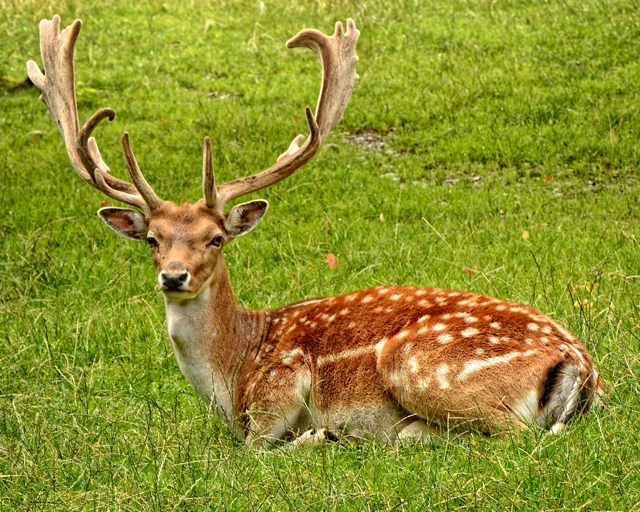
#> input picture u0-vorlesung-uebungen/example/reh.png, 640 x 512 px
$ python 06_compression.py
#> lines starting #> are read from the running program, lines starting #| are printed output that depends on the picture
import cv2
import os
import matplotlib.pyplot as plt
import numpy as np

QUALITY_STEPS = [5, 25, 50, 75, 95] # TODO: Anpassen
IMAGE_PATH = 'example/reh.png' # TODO: Anpassen

# Load .png image
img = cv2.imread(IMAGE_PATH)
#> img is the input picture: shape (512, 640, 3); mean B, G, R 44.2, 144.7, 142.7
img = cv2.cvtColor(img, cv2.COLOR_BGR2RGB)

img_encode = cv2.imencode('.jpg', img)[1]
img_dec = cv2.imdecode(img_encode, cv2.IMREAD_COLOR)
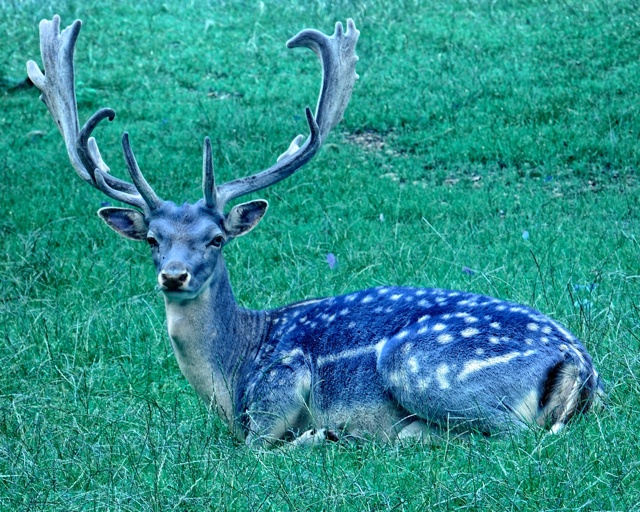
#> img_dec: shape (512, 640, 3); mean B, G, R 142.6, 144.7, 44.5

# create figure
fig = plt.figure("JPG Compression", figsize=(15, 5))
fig.tight_layout()
fig.subplots_adjust(left=0.03, bottom=0.03, right=0.97, top=0.97)

# setting values to rows and column variables
rows = 1
columns = len(QUALITY_STEPS)+1

# plot
axes = fig.add_subplot(rows, columns, 1)
plt.imshow(img)
plt.title("ORIGINAL")
plt.xlabel(str(os.path.getsize("example/reh.png")) + " Bytes")

for i in range(len(QUALITY_STEPS)):
  # compress and encode as jpg
  img_encode = cv2.imencode('.jpg', img, [int(cv2.IMWRITE_JPEG_QUALITY), QUALITY_STEPS[i]])[1]
#> img_encode = 11789 values, max 255 at index 0, min 0 at index 4, mean 107.7
  img_dec = cv2.imdecode(img_encode, cv2.IMREAD_COLOR)
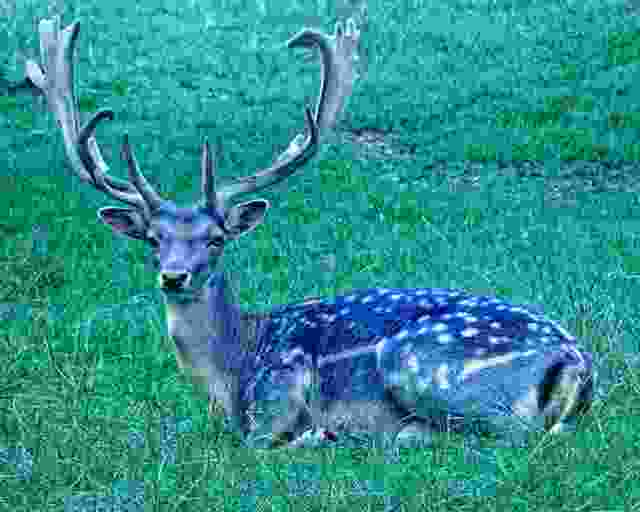
#> img_dec: shape (512, 640, 3); mean B, G, R 145.2, 144.6, 44.4

  fig.add_subplot(rows, columns, 2+i, sharex=axes, sharey=axes)

  # showing image
  plt.imshow(img_dec)
  plt.title("(" + str(i+1) + ") Q " + str(QUALITY_STEPS[i]))
  plt.xlabel(str(len(img_encode)) + " Bytes")

plt.show()
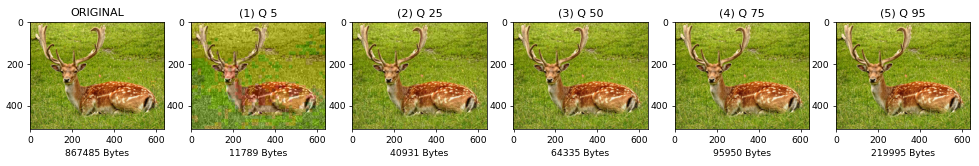
#> figure drawn by matplotlib, 6 panels; B, G, R data is drawn as R, G, B
